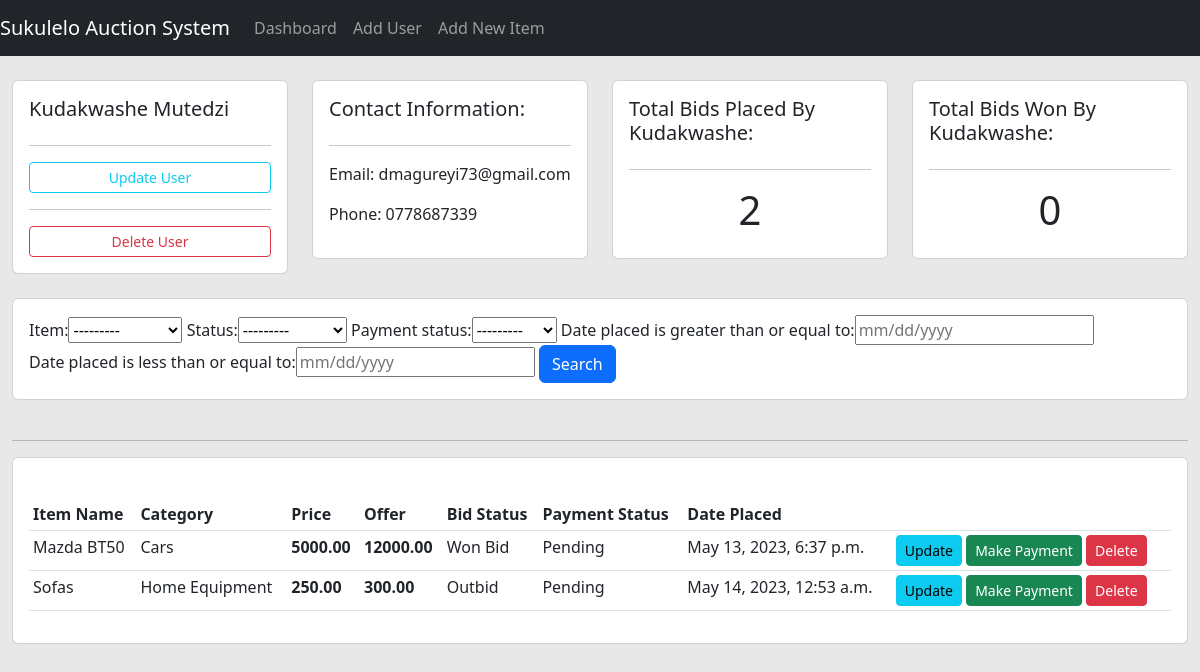
The app's page /view_user/1/ with its own data.
### auction/models.py (models this page shows, shortened)
class Person(models.Model):
    first_name = models.CharField(max_length=30, null=False, blank=False)
    last_name = models.CharField(max_length=30, null=False, blank=False)
    email = models.EmailField(max_length=30, null=True, blank=True)
    phone = models.CharField(max_length=13, null=False, blank=False)
    date_created = models.DateTimeField(auto_now_add=True)

class Bid(models.Model):
    Status = (
        ('Won Bid', 'Won Bid'),
        ('Current Bid', 'Current Bid'),
        ('Outbid', 'Outbid'),
        ('Lost Bid', 'Lost Bid'),
    )
    STATUS_CHOICES = (
        ('Pending', 'Pending'),
        ('Paid', 'Paid'),
    )
    user = models.ForeignKey(Person, null=True, on_delete=models.SET_NULL, related_name='bids')
    item = models.ForeignKey(Item, null=True, on_delete=models.SET_NULL, related_name='auction_item')
    offer = models.DecimalField(max_digits=20, decimal_places=2)
    status = models.CharField(max_length=50, null=False, blank=False, choices=Status, default='Current Bid')
    payment_status = models.CharField(max_length=50, choices=STATUS_CHOICES, default='Pending')
    date_placed = models.DateTimeField(auto_now_add=True)

class Item(models.Model):
    CATEGORY = (
        ('Home Equipment', 'Home Equipment'),
        ('Office Equipment', 'Office Equipment'),
        ('Cars', 'Cars'),
        ('Clothes', 'Clothes'),
    )
    name = models.CharField(max_length=20, null=False, blank=False)
    category = models.CharField(max_length=50, null=False, blank=False, choices=CATEGORY)
    price = models.DecimalField(max_digits=20, decimal_places=2)
    description = models.TextField()
    date_added = models.DateTimeField(auto_now_add=True)
    def __str__(self):
        return "%s " % (self.name)

### auction/views.py (the view)
# urls.py: path('view_user/<int:id>', views.view_user, name='view_user'),
def view_user(request, id):
    user = Person.objects.get(id=id)
    bid = user.bids.all()
    bid_count = bid.count()
    paid_bids = user.bids.filter(payment_status='Paid').count()
    myFilter = BidFilter(request.GET, queryset=bid)
    bid = myFilter.qs
    context = {'user': user, 'bid': bid, 'bid_count': bid_count, 'myFilter': myFilter, 'paid_bids': paid_bids}
    return render(request, 'auction/user.html', context)

### auction/templates/auction/user.html (shortened to what this page needs)
{% extends 'auction/main.html' %}
{% block content %}
<br>
<div class="row">
    <div class="col-md">
        <div class="card card-body">
            <h5>{{user.first_name}} {{user.last_name}}</h5>
            <hr>
            <a class="btn btn-outline-info  btn-sm btn-block" href="{% url 'update_user' user.id %}">Update User</a>
            <hr>
            <a onclick="checker2()" class="btn btn-outline-danger  btn-sm btn-block" href="{% url 'delete_user' user.id %}">Delete User</a>
        </div>
    </div>
    <div class="col-md">
        <div class="card card-body">
            <h5>Contact Information:</h5>
            <hr>
            <p>Email: {{user.email}} </p>
            <p>Phone: {{user.phone}}</p>
        </div>
    </div>
    <div class="col-md">
        <div class="card card-body">
            <h5>Total Bids Placed By {{user.first_name}}:</h5>
            <hr>
            <h1 style="text-align: center;padding: 10 px">{{bid_count}}</h1>
        </div>
    </div>
    <div class="col-md">
        <div class="card card-body">
            <h5>Total Bids Won By {{user.first_name}}:</h5>
            <hr>
            <h1 style="text-align: center;padding: 10 px">{{paid_bids}}</h1>
        </div>
    </div>
</div>
<br>
<div class="row">
    <div class="col">
        <div class="card card-body">
            <form method="get">
                {{myFilter.form}}
                <button type="submit" class="btn btn-primary">Search</button>
            </form>
        </div>
    </div>
</div>
<br>
    <div class="col-md">
        <hr>
        <div class="card card-body">
            <br>
            <table class="table table-hover table-sm">
                <tr class="bg-warning">
                    <th>Item Name</th>
                    <th>Category</th>
                    <th>Price</th>
                    <th>Offer</th>
                    <th>Bid Status</th>
                    <th>Payment Status</th>
                    <th>Date Placed</th>
                    <th></th>
                </tr>
                {% for bid in bid %}
                <tr>
                    <td>{{bid.item}}</td>
                    <td>{{bid.item.category }}</td>
                    <td><strong>{{bid.item.price}}</strong></td>
                    <td><strong>{{bid.offer}}</strong></td>
                    <td>{{bid.status}}</td>
                    <td>{{bid.payment_status}}</td>
                    <td>{{bid.date_placed}}</td>
                    <td>
                        <a class="btn btn-sm btn-info" href="{% url 'update_bid' bid.id %}">Update</a>
                        <a onclick="displayMessages()" class="btn btn-sm btn-success" href="{% url 'make_payment' bid.id %}">Make Payment</a>
                        <a onclick="checker()" class="btn btn-sm btn-danger" href="{% url 'delete_bid' bid.id %}">Delete</a>
                    </td>
                 </tr>
                 {% endfor %}
            </table>
        </div>
    </div>
</div>
{% endblock %}

### auction/templates/auction/main.html (style rules this page uses)
body { background-color: #e8e8e8; }

### records on screen
Person: first_name "Kudakwashe", last_name "Mutedzi", email "dmagureyi73@gmail.com", phone "0778687339"
Bid: item "Mazda BT50", item.category "Cars", item.price "5000.00", offer "12000.00", status "Won Bid", payment_status "Pending", date_placed "May 13, 2023, 6:37 p.m."
Bid: item "Sofas", item.category "Home Equipment", item.price "250.00", offer "300.00", status "Outbid", payment_status "Pending", date_placed "May 14, 2023, 12:53 a.m."

### other values on screen
{{ bid_count }} "2"
{{ paid_bids }} "0"
